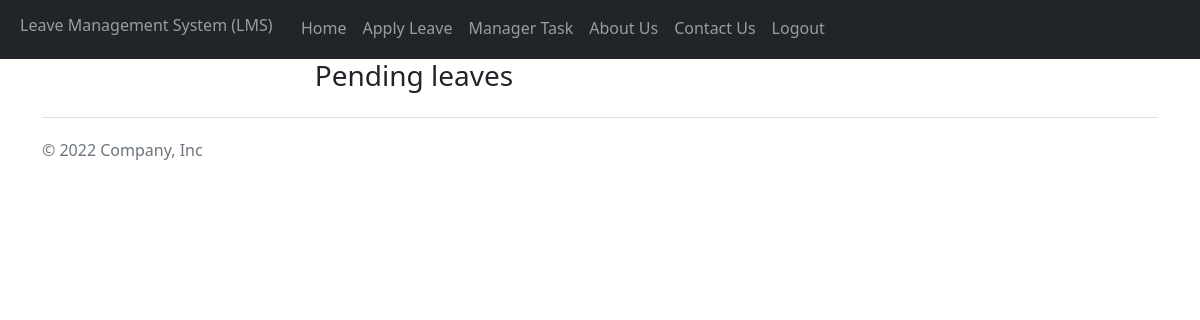
Page /managerapproval (signed in) on the earlier database version.
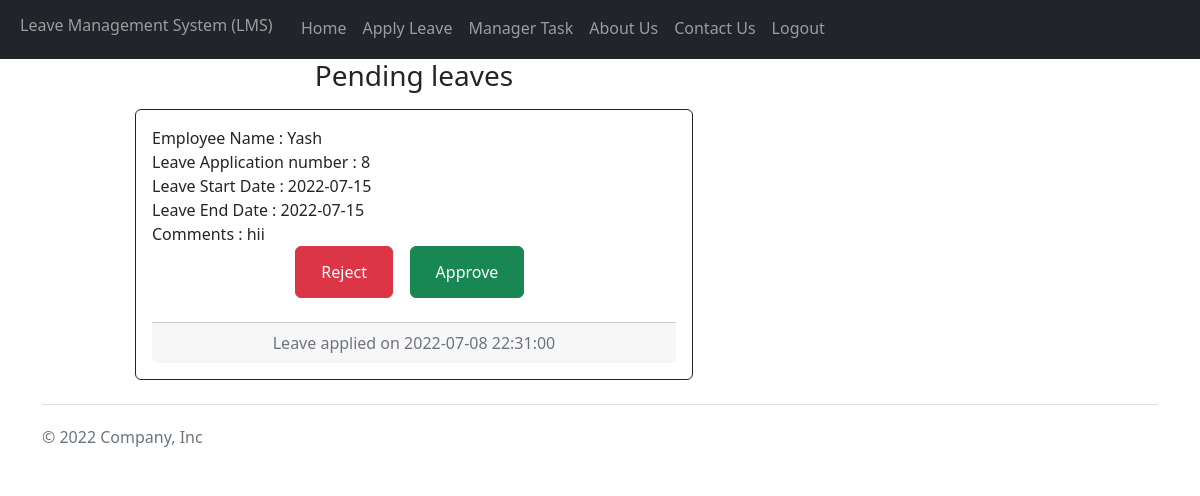
Same page on the later database version.
### website/models.py (models this page shows, shortened)
class Leave(db.Model):
    leaveid = db.Column(db.Integer, primary_key= True)
    startdate = db.Column(db.String(50))
    enddate = db.Column(db.String(50))
    comment = db.Column(db.String(200))
    status = db.Column(db.Integer)
    leavedate_created = db.Column(db.DateTime(timezone=True), default= func.now())
    userid = db.Column(db.Integer, db.ForeignKey('user.userid', ondelete="CASCADE"), nullable = false)

class User(db.Model, UserMixin):
    userid = db.Column(db.Integer, primary_key= True)
    email = db.Column(db.String(150), unique= True)
    username = db.Column(db.String(150), unique= True)
    password = db.Column(db.String(150))
    role = db.Column(db.Integer)
    date_created = db.Column(db.DateTime(timezone=True), default= func.now())
    leaves = db.relationship('Leave', backref='user', passive_deletes=True)

### website/views.py (the view)
@views.route("/managerapproval", methods=['GET', 'POST'])
@login_required
def managerapproval():
    leaves = Leave.query.filter_by(status= 3)
    return render_template('managerapproval.html', user=current_user, leaves= leaves)

### website/__init__.py (called while the page is built)
def create_app():
    app = Flask(__name__)
    app.config['SECRET_KEY'] = "mywebkey"
    app.config['SQLALCHEMY_DATABASE_URI'] = f'sqlite:///database.db'
    db.init_app(app)
    from .views import views
    from .auth import auth
    app.register_blueprint(views, url_prefix ="/" )
    app.register_blueprint(auth, url_prefix ="/" )
    from .models import User, Leave
    create_database(app)
    login_manager = LoginManager()
    login_manager.login_view= "auth.login"
    login_manager.init_app(app)
    @login_manager.user_loader
    def load_user(userid):
        return User.query.get(int(userid))
    return app

### website/templates/managerapproval.html (shortened to what this page needs)
{% extends "base.html" %}
{% block content %}
<form method="POST">
    <div  class="col-md-8 form-group" align="center" id="leaves">
        <h1 class="h3 mb-3 fw-normal">Pending leaves</h1>
        {% for leave in leaves %}
        <div class="card border-dark w-75">
            <div class="card-body">
                <div align="left"class="card-text">
                    Employee Name : {{leave.user.username}}<br>
                    Leave Application number : {{leave.leaveid}} <br>
                    Leave Start Date : {{leave.startdate}} <br>
                    Leave End Date : {{leave.enddate}}<br>
                    Comments : {{leave.comment}}<br>
                    <div align="center">
                        <button class="btn btn-danger" type="submit" value="2"> <a class="btn btn-danger" href="/rejectleave/{{leave.leaveid}}">Reject</a></button> &nbsp;&nbsp;
                        <button class="btn btn-success" type="submit" value="1"> <a class="btn btn-success" href="/approveleave/{{leave.leaveid}}">Approve</a> </button> &nbsp;
                    </div>
                    <br>
                </div>
                <div class="card-footer text-muted">
                    Leave applied on {{leave.leavedate_created}}
                </div>
            </div>
        </div>
        {% endfor %}
    </div>
</form>
{% endblock %}

### website/templates/base.html (shortened to what this page needs)
<!DOCTYPE html>
<html lang="en">
<head>
    <link href="https://cdn.jsdelivr.net/npm/bootstrap@5.2.0-beta1/dist/css/bootstrap.min.css" rel="stylesheet">
</head>
<body>
    <nav class="navbar navbar-dark bg-dark navbar-expand-lg" style="background-color: #e3f2fd;">
        <div class="container-fluid">
        <div class="collapse navbar-collapse" id="navbar">
            <div class="navbar-nav">
                <h1 class="nav-item nav-link">Leave Management System (LMS)</h1> &nbsp; &nbsp;
                {% if user.is_authenticated %}
                <a class="nav-item nav-link" href="/home">Home</a>
                <a class="nav-item nav-link" href="/applyleave">Apply Leave</a>
                    {%if user.role ==2%}
                        <a class="nav-item nav-link" href="/managerapproval"> Manager Task</a>
                    {%endif%}
                <a class="nav-item nav-link" href="/aboutus">About Us</a>
                <a class="nav-item nav-link" href="/contactus">Contact Us</a>
                <a class="nav-item nav-link" href="/logout">Logout</a>
                {%else%}
                <a class="nav-item nav-link" href="/aboutus">About Us</a>
                <a class="nav-item nav-link" href="/contactus">Contact Us</a>
                <a class="nav-item nav-link" href="/login">Login</a>
                <a class="nav-item nav-link" href="/signup">Sign Up</a>
                {% endif %}
            </div>
        </div>
        </div>
    </nav>
    <div class="container">
        {% block content %}
        {% endblock %}
    </div>
    <div class="container">
        <footer class="d-flex flex-wrap justify-content-between align-items-center py-3 my-4 border-top">
          <p class="col-md-4 mb-0 text-muted">© 2022 Company, Inc</p>
          <a href="/" class="col-md-4 d-flex align-items-center justify-content-center mb-3 mb-md-0 me-md-auto link-dark text-decoration-none">
            <svg class="bi me-2" width="40" height="32"><use xlink:href="#bootstrap"></use></svg>
          </a>
        </footer>
      </div>
</body>
</html>

Differences in the rows shown:
added Leave: user.username "Yash", leaveid "8", startdate "2022-07-15", enddate "2022-07-15", comment "hii", leavedate_created "2022-07-08 22:31:00"
